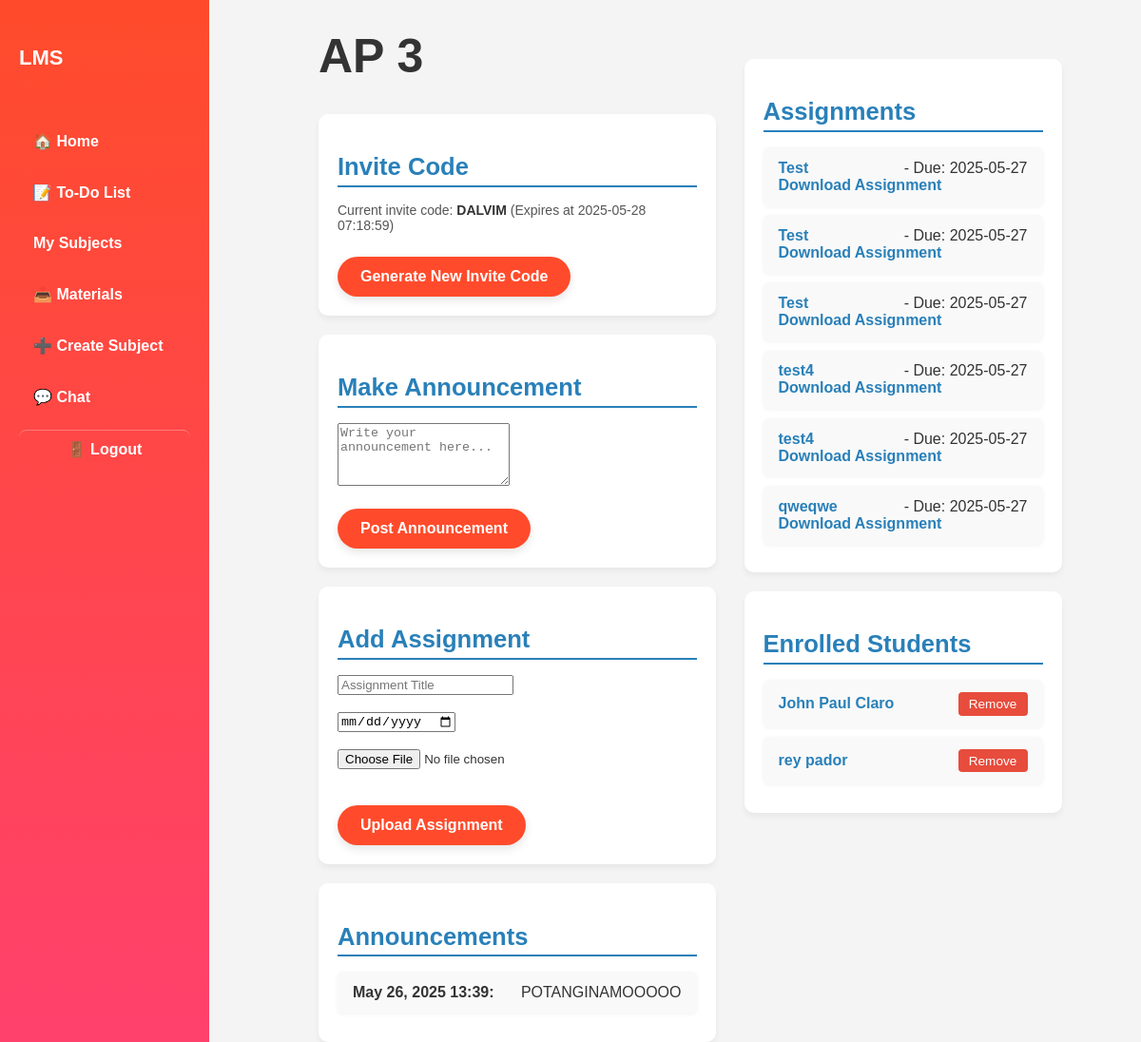
The app's page /subject.php?id=1 (signed in), older data.
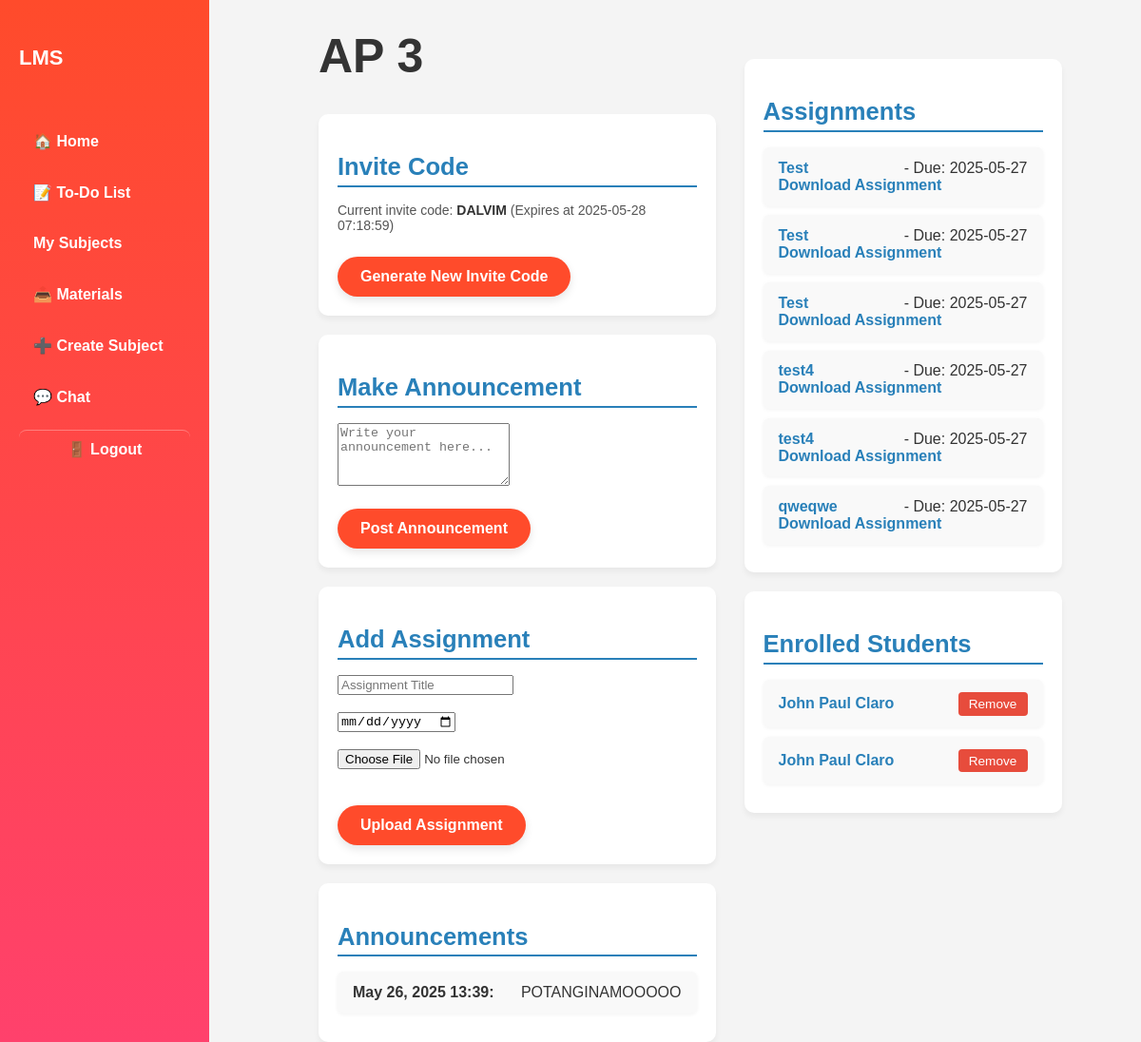
The same page, newer data.
### tables this page shows
CREATE TABLE `announcements` (
  `id` int(11) NOT NULL,
  `subject_id` int(11) NOT NULL,
  `content` text NOT NULL,
  `created_at` datetime NOT NULL
);

CREATE TABLE `assignments` (
  `id` int(11) NOT NULL,
  `subject_id` int(11) NOT NULL,
  `title` varchar(255) NOT NULL,
  `description` text DEFAULT NULL,
  `due_date` date DEFAULT NULL,
  `created_at` timestamp NOT NULL DEFAULT current_timestamp(),
  `file_path` varchar(255) NOT NULL,
  `instructions` text DEFAULT NULL
);

CREATE TABLE `students` (
  `student_id` int(11) NOT NULL,
  `user_id` int(11) DEFAULT NULL,
  `first_name` varchar(50) DEFAULT NULL,
  `last_name` varchar(50) DEFAULT NULL,
  `gender` enum('Male','Female','Other') DEFAULT NULL,
  `birthdate` date DEFAULT NULL,
  `address` text DEFAULT NULL,
  `contact_number` varchar(20) DEFAULT NULL,
  `course` varchar(100) DEFAULT NULL,
  `year_level` int(11) DEFAULT NULL,
  `section` varchar(20) DEFAULT NULL,
  `created_at` timestamp NOT NULL DEFAULT current_timestamp()
);

### subject.php (the view, shortened to what the changed rows need)
<?php
require 'db.php';
$subject_id = $_GET['id'] ?? 0;
$stmt = $conn->prepare("SELECT * FROM subjects WHERE id = ?");
$stmt->execute([$subject_id]);
$subject = $stmt->fetch();
$user_role = $_SESSION['user']['role'];
$stmt = $conn->prepare("SELECT * FROM assignments WHERE subject_id = ?");
$stmt->execute([$subject_id]);
$assignments = $stmt->fetchAll();
$stmt = $conn->prepare("SELECT * FROM announcements WHERE subject_id = ? ORDER BY created_at DESC");
$stmt->execute([$subject_id]);
$announcements = $stmt->fetchAll();
$students = [];
if ($user_role === 'teacher') {
    $stmt = $conn->prepare("
    SELECT s.user_id, s.first_name, s.last_name
    FROM students s
    JOIN student_subjects ss ON s.user_id = ss.student_id
    WHERE ss.subject_id = ?
");
    $stmt->execute([$subject_id]);
    $students = $stmt->fetchAll();
}
?>
<!DOCTYPE html>
<html lang="en">
<head>
    <link rel="stylesheet" href="./styles/subject_dashboard.css" />
</head>
<body>
    <div class="sidebar">
        <h2>LMS</h2>
    </div>
    <div class="main-content" style="display: flex; gap: 30px;">
        <div style="flex: 1; max-width: 50%;">
            <h1><?php echo htmlspecialchars($subject['subject_name']); ?></h1>
            <?php if ($user_role === 'teacher'): ?>
                <section class="section">
                    <h2>Invite Code</h2>
                </section>
                <section class="section" style="margin-top: 20px;">
                    <h2>Make Announcement</h2>
                </section>
                <section class="section" style="margin-top: 20px;">
                    <h2>Add Assignment</h2>
                </section>
            <?php endif; ?>
            <section class="section" style="margin-top: 20px;">
                <h2>Announcements</h2>
                <?php if (count($announcements) === 0): ?>
                    <p>No announcements yet.</p>
                <?php else: ?>
                    <ul>
                        <?php foreach ($announcements as $ann): ?>
                            <li><strong><?php echo htmlspecialchars(date('M d, Y H:i', strtotime($ann['created_at']))); ?>:</strong>
                                <?php echo nl2br(htmlspecialchars($ann['content'])); ?></li>
                        <?php endforeach; ?>
                    </ul>
                <?php endif; ?>
            </section>
        </div>
        <div style="flex: 1; max-width: 40%;">
            <section class="section">
                <h2>Assignments</h2>
                <?php if (count($assignments) === 0): ?>
                    <p>No assignments yet.</p>
                <?php else: ?>
                    <ul>
                        <?php foreach ($assignments as $a): ?>
                            <li>
                                <a href="assignment.php?id=<?php echo $a['id']; ?>">
                                    <?php echo htmlspecialchars($a['title']); ?>
                                </a> - Due: <?php echo htmlspecialchars($a['due_date']); ?><br>
                                <a href="<?php echo htmlspecialchars($a['file_path']); ?>" target="_blank" download>Download
                                    Assignment</a>
                            </li>
                        <?php endforeach; ?>
                    </ul>
                <?php endif; ?>
            </section>
            <?php if ($user_role === 'teacher'): ?>
                <section class="section" style="margin-top: 20px;">
                    <h2>Enrolled Students</h2>
                    <?php if (count($students) === 0): ?>
                        <p>No students enrolled yet.</p>
                    <?php else: ?>
                        <ul>
                            <?php foreach ($students as $student): ?>
                                <li id="student-<?php echo $student['user_id']; ?>">
                                    <a href="student.php?id=<?php echo $student['user_id']; ?>">
                                        <?php echo htmlspecialchars($student['first_name'] . ' ' . $student['last_name']); ?>
                                    </a>
                                    <button onclick="removeStudent(<?php echo $student['user_id']; ?>)"
                                        style="margin-left: 10px;">Remove</button>
                                </li>
                            <?php endforeach; ?>
                        </ul>
                    <?php endif; ?>
                </section>
            <?php endif; ?>
        </div>
    </div>
</body>
</html>

Row changes from the older to the newer data that the page shows:
no longer on this page (row unchanged): students: first_name+last_name "rey pador"
added students: first_name+last_name "John Paul Claro"
